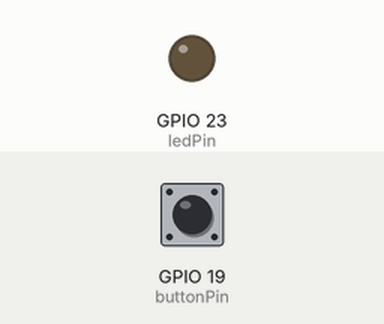
Bench run of a sketch on a simulated ESP32. On the bench: output pins drawn as LEDs (lit = HIGH). The test bench sets the inputs (shaded band); at power-on: GPIO 19 (buttonPin) HIGH. What the sketch prints to the serial monitor is not drawn.

Above: at 1.2 s.
1.3 s: GPIO 19 (buttonPin) pulled LOW for 0.15 s
At 2.0 s:
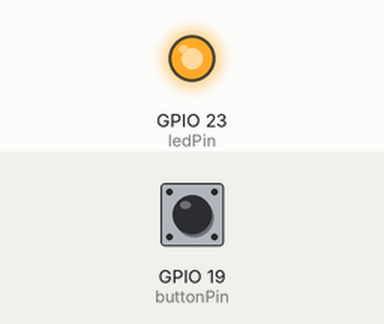
2.9 s: GPIO 19 (buttonPin) pulled LOW for 1 s
At 4.5 s:
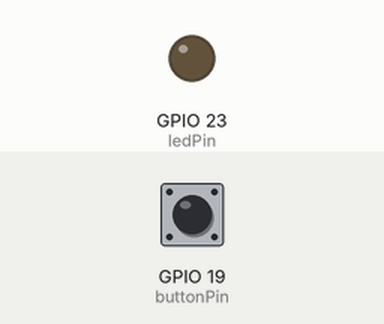
6.9 s: GPIO 19 (buttonPin) pulled LOW for 3.2 s
At 10.4 s:
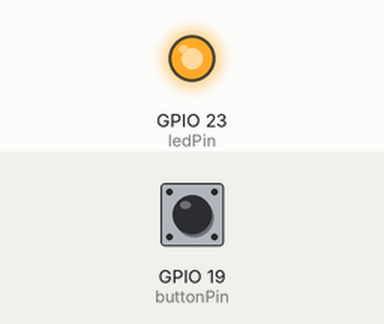
Timing chart, 0 to 11.9 s (numbered marks = the images above; inputs shaded):
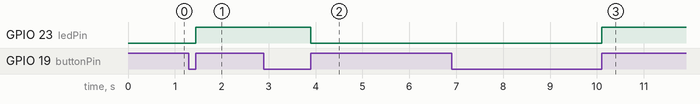

The sketch:

03-Interrupt-DrivenLEDToggle.ino
```cpp
int ledPin = 23;
int buttonPin = 19;

int ledState = LOW;
int ISR_count = 0;

void LED_func_ISR(){
    ledState = !ledState;
    digitalWrite(ledPin, ledState);
    ISR_count += 1 ;
}

void setup() {
  Serial.begin(115200);
  pinMode(ledPin, OUTPUT);
  pinMode(buttonPin, INPUT_PULLUP);
  attachInterrupt(buttonPin, LED_func_ISR, RISING);
}

void loop() {
  Serial.printf("Interupt Service %d\n", ISR_count);

}
```

Measured:
- after the input at 1.3 s, GPIO 23 (ledPin): LOW → HIGH after 0.15 s
- after the input at 2.9 s, GPIO 23 (ledPin): HIGH → LOW after 1.0 s
- after the input at 6.9 s, GPIO 23 (ledPin): LOW → HIGH after 3.2 s
